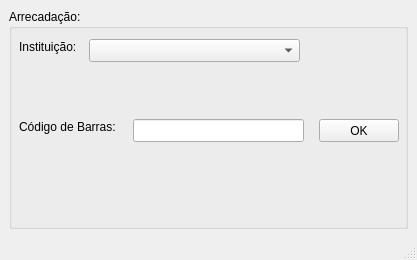
<?xml version="1.0" encoding="UTF-8"?>
<ui version="4.0">
 <class>MainWindow</class>
 <widget class="QMainWindow" name="MainWindow">
  <property name="geometry">
   <rect>
    <x>0</x>
    <y>0</y>
    <width>417</width>
    <height>260</height>
   </rect>
  </property>
  <property name="windowTitle">
   <string>MainWindow</string>
  </property>
  <widget class="QWidget" name="centralwidget">
   <layout class="QGridLayout" name="gridLayout">
    <item row="0" column="1" colspan="2">
     <widget class="QGroupBox" name="groupBox_2">
      <property name="title">
       <string>Arrecadação:</string>
      </property>
      <widget class="QLabel" name="label">
       <property name="geometry">
        <rect>
         <x>10</x>
         <y>110</y>
         <width>108</width>
         <height>16</height>
        </rect>
       </property>
       <property name="text">
        <string>Código de Barras:</string>
       </property>
      </widget>
      <widget class="QLineEdit" name="edit_cb">
       <property name="geometry">
        <rect>
         <x>124</x>
         <y>110</y>
         <width>171</width>
         <height>23</height>
        </rect>
       </property>
      </widget>
      <widget class="QComboBox" name="box_instituicao">
       <property name="geometry">
        <rect>
         <x>80</x>
         <y>30</y>
         <width>211</width>
         <height>23</height>
        </rect>
       </property>
      </widget>
      <widget class="QLabel" name="label_2">
       <property name="geometry">
        <rect>
         <x>10</x>
         <y>30</y>
         <width>81</width>
         <height>16</height>
        </rect>
       </property>
       <property name="text">
        <string>Instituição:</string>
       </property>
      </widget>
      <widget class="QPushButton" name="btn_ok">
       <property name="geometry">
        <rect>
         <x>310</x>
         <y>110</y>
         <width>80</width>
         <height>23</height>
        </rect>
       </property>
       <property name="text">
        <string>OK</string>
       </property>
      </widget>
     </widget>
    </item>
   </layout>
  </widget>
  <widget class="QMenuBar" name="menubar">
   <property name="geometry">
    <rect>
     <x>0</x>
     <y>0</y>
     <width>417</width>
     <height>20</height>
    </rect>
   </property>
  </widget>
  <widget class="QStatusBar" name="statusbar"/>
 </widget>
 <resources/>
 <connections/>
</ui>
